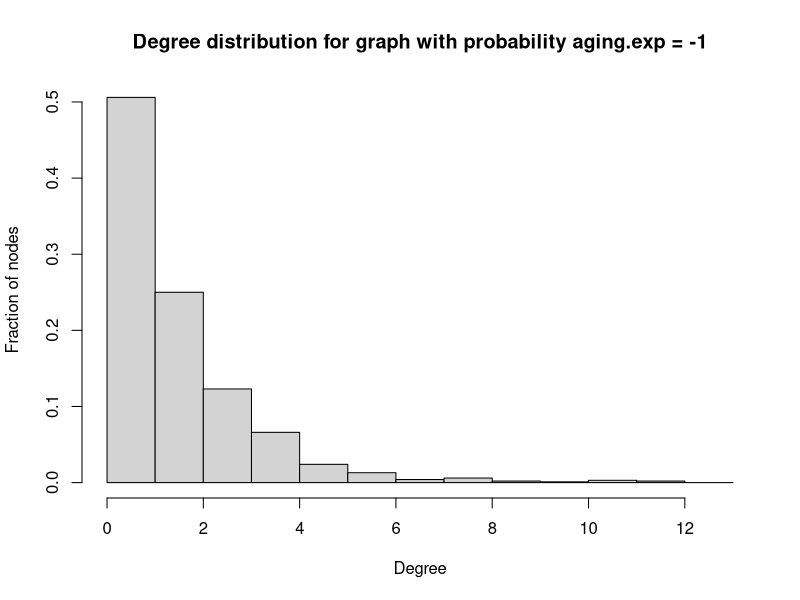
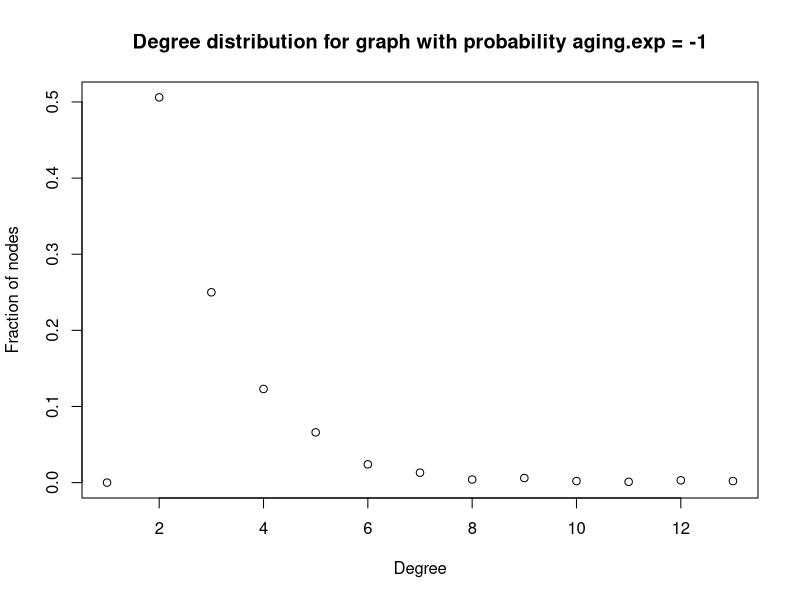

Here is the R script that generated these plots, in order:
# EE 219 Homework 1 Problem 3 a
# Name: Weikun Han, Duzhi Chen
# Date: 4/14/2017
# Reference:
#  - https://google.github.io/styleguide/Rguide.xml#indentation

library(igraph)

# Initial veriables
node <- 1000

# Create the undirected random network,
# whose a new vertex is added it creates a number of links to old vertices
# and the probability that an old vertex is cited depends on its in-degree and age
graph <- aging.prefatt.game(node, pa.exp = 1, aging.exp = -1, aging.bin = 1000, directed = FALSE)

# Use degree fucntion to find a numeric vector of the same length as argument v
degree <- degree(graph)

# Plot the degree distributions
h <- hist(degree,
           breaks = seq(0, by = 1 , length.out = max(degree) + 2),
           freq = FALSE,
           main = "Degree distribution for graph with probability aging.exp = -1",
           ylab = "Fraction of nodes",
           xlab = "Degree")
plot(degree.distribution(graph),
     main = "Degree distribution for graph with probability aging.exp = -1",
     ylab = "Fraction of nodes",
     xlab = "Degree")
